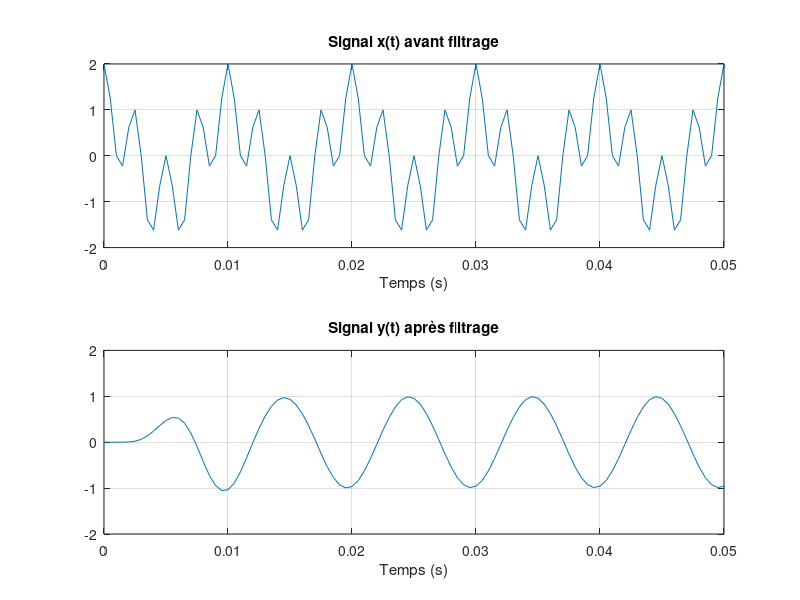

Reproduce this figure in MATLAB.
% ===== Question 3 - Application du filtre =====

% Données du filtre
fa = 200;           % fréquence de la bande passante
fc = 350;           % fréquence de la bande atténuée
wa = 2*pi*fa;       % pulsation de fa
wc = 2*pi*fc;       % pulsation de fc
ra = 2;             % Atténuation max en bande passante (dB)
rc = 40;            % Atténuation min en bande coupée (dB)

% Conception du filtre Butterworth analogique
[n, wn] = buttord(wa, wc, ra, rc, 's'); % Calcul de l’ordre
[b, a] = butter(n, wn, 's');            % Calcul des coefficients du filtre

% Construction du signal x(t)
fe = 2000;           % fréquence d’échantillonnage
f1 = 100;            % fréquence dans la bande passante
f2 = 400;            % fréquence hors bande
t = 0:1/fe:1;        % vecteur temps de 1 seconde

x1 = cos(2*pi*f1*t); % composante à 100 Hz
x2 = cos(2*pi*f2*t); % composante à 400 Hz
x = x1 + x2;         % signal composé

% Application du filtre analogique au signal
sys = tf(b, a);        % création de la fonction de transfert
y = lsim(sys, x, t);   % sortie filtrée du signal

% Affichage dans le domaine temporel
figure;
subplot(211);
plot(t, x);
grid on;
axis([0 5/f1 -2 2]);
xlabel('Temps (s)');
title('Signal x(t) avant filtrage');

subplot(212);
plot(t, y);
grid on;
axis([0 5/f1 -2 2]);
xlabel('Temps (s)');
title('Signal y(t) après filtrage');
